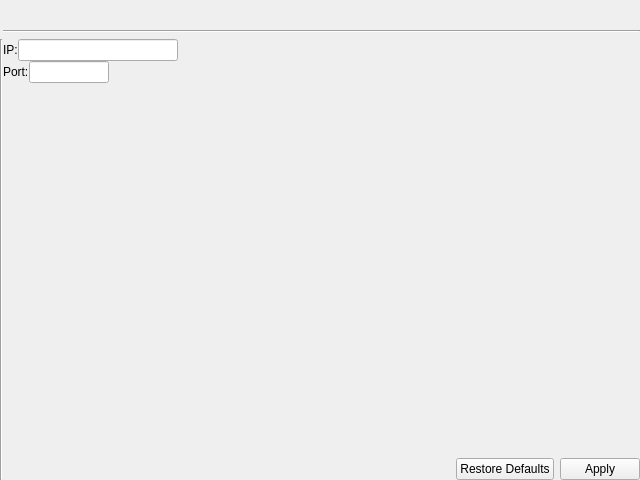
<?xml version="1.0" encoding="UTF-8"?>
<ui version="4.0">
 <class>ClientSettings</class>
 <widget class="QWidget" name="ClientSettings">
  <property name="geometry">
   <rect>
    <x>0</x>
    <y>0</y>
    <width>640</width>
    <height>480</height>
   </rect>
  </property>
  <property name="windowTitle">
   <string>Form</string>
  </property>
  <layout class="QGridLayout" name="gridLayout">
   <property name="leftMargin">
    <number>0</number>
   </property>
   <property name="topMargin">
    <number>6</number>
   </property>
   <property name="rightMargin">
    <number>0</number>
   </property>
   <property name="bottomMargin">
    <number>0</number>
   </property>
   <property name="horizontalSpacing">
    <number>0</number>
   </property>
   <item row="2" column="0">
    <widget class="Line" name="line">
     <property name="orientation">
      <enum>Qt::Vertical</enum>
     </property>
    </widget>
   </item>
   <item row="0" column="1">
    <widget class="QLabel" name="settingsNameLabel">
     <property name="sizePolicy">
      <sizepolicy hsizetype="Expanding" vsizetype="Maximum">
       <horstretch>0</horstretch>
       <verstretch>0</verstretch>
      </sizepolicy>
     </property>
     <property name="font">
      <font>
       <pointsize>12</pointsize>
       <weight>75</weight>
       <bold>true</bold>
      </font>
     </property>
     <property name="text">
      <string/>
     </property>
    </widget>
   </item>
   <item row="2" column="1">
    <layout class="QGridLayout" name="gridLayout_5">
     <item row="2" column="0">
      <spacer name="verticalSpacer">
       <property name="orientation">
        <enum>Qt::Vertical</enum>
       </property>
       <property name="sizeHint" stdset="0">
        <size>
         <width>20</width>
         <height>40</height>
        </size>
       </property>
      </spacer>
     </item>
     <item row="4" column="0">
      <layout class="QGridLayout" name="gridLayout_7">
       <item row="0" column="1">
        <widget class="QDialogButtonBox" name="buttonBox">
         <property name="sizePolicy">
          <sizepolicy hsizetype="Fixed" vsizetype="Fixed">
           <horstretch>0</horstretch>
           <verstretch>0</verstretch>
          </sizepolicy>
         </property>
         <property name="standardButtons">
          <set>QDialogButtonBox::Apply|QDialogButtonBox::RestoreDefaults</set>
         </property>
        </widget>
       </item>
       <item row="0" column="0">
        <spacer name="horizontalSpacer">
         <property name="orientation">
          <enum>Qt::Horizontal</enum>
         </property>
         <property name="sizeHint" stdset="0">
          <size>
           <width>40</width>
           <height>20</height>
          </size>
         </property>
        </spacer>
       </item>
      </layout>
     </item>
     <item row="0" column="0">
      <layout class="QGridLayout" name="gridLayout_3">
       <item row="0" column="0">
        <widget class="QLabel" name="ipLabel">
         <property name="sizePolicy">
          <sizepolicy hsizetype="Fixed" vsizetype="Preferred">
           <horstretch>0</horstretch>
           <verstretch>0</verstretch>
          </sizepolicy>
         </property>
         <property name="text">
          <string>IP:</string>
         </property>
        </widget>
       </item>
       <item row="0" column="1">
        <widget class="QLineEdit" name="ipLineEdit">
         <property name="sizePolicy">
          <sizepolicy hsizetype="Fixed" vsizetype="Fixed">
           <horstretch>0</horstretch>
           <verstretch>0</verstretch>
          </sizepolicy>
         </property>
         <property name="minimumSize">
          <size>
           <width>160</width>
           <height>0</height>
          </size>
         </property>
         <property name="maximumSize">
          <size>
           <width>160</width>
           <height>16777215</height>
          </size>
         </property>
        </widget>
       </item>
       <item row="0" column="2">
        <spacer name="horizontalSpacer_2">
         <property name="orientation">
          <enum>Qt::Horizontal</enum>
         </property>
         <property name="sizeHint" stdset="0">
          <size>
           <width>40</width>
           <height>20</height>
          </size>
         </property>
        </spacer>
       </item>
      </layout>
     </item>
     <item row="1" column="0">
      <layout class="QGridLayout" name="gridLayout_4">
       <item row="0" column="0">
        <widget class="QLabel" name="portLabel">
         <property name="sizePolicy">
          <sizepolicy hsizetype="Fixed" vsizetype="Preferred">
           <horstretch>0</horstretch>
           <verstretch>0</verstretch>
          </sizepolicy>
         </property>
         <property name="text">
          <string>Port:</string>
         </property>
        </widget>
       </item>
       <item row="0" column="1">
        <widget class="QLineEdit" name="portLineEdit">
         <property name="minimumSize">
          <size>
           <width>80</width>
           <height>0</height>
          </size>
         </property>
         <property name="maximumSize">
          <size>
           <width>80</width>
           <height>16777215</height>
          </size>
         </property>
        </widget>
       </item>
       <item row="0" column="2">
        <spacer name="horizontalSpacer_3">
         <property name="orientation">
          <enum>Qt::Horizontal</enum>
         </property>
         <property name="sizeHint" stdset="0">
          <size>
           <width>40</width>
           <height>20</height>
          </size>
         </property>
        </spacer>
       </item>
      </layout>
     </item>
    </layout>
   </item>
   <item row="1" column="1">
    <widget class="Line" name="line_2">
     <property name="orientation">
      <enum>Qt::Horizontal</enum>
     </property>
    </widget>
   </item>
  </layout>
 </widget>
 <resources/>
 <connections/>
</ui>
